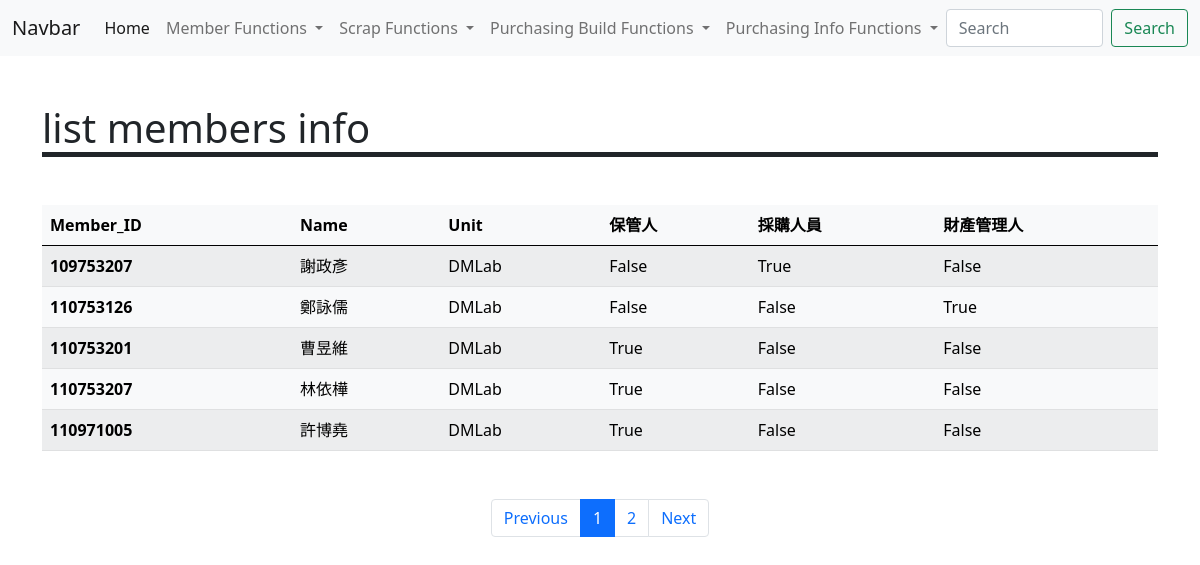
The app's page /member/info with its own data.
### tables this page shows
CREATE TABLE "Occupation" ( 
	"Member_ID" [nchar](10) NOT NULL,
	"Occupation" [nvarchar](50) NOT NULL,
	PRIMARY KEY("Member_ID", "Occupation"),
	CONSTRAINT OccuMemFK
		FOREIGN KEY ("Member_ID") REFERENCES Member(Member_ID)
			ON DELETE Cascade ON UPDATE Cascade
);

CREATE TABLE "Member"(
	"Member_ID" [nchar](10) NOT NULL,
	"Name" [nvarchar](50) NULL,
	"Unit" [nvarchar](50) NULL,
	PRIMARY KEY("Member_ID")
);

### view/member_register.py (the view)
@member_app.route('/info')
def member_info_show():
    page = int(request.args.get('page') if request.args.get('page') else 1)
    each_page = 5
    connection  = engine.connect() # connection 要放在view function中，否則會出現thread error
    query = db.select(func.count()).select_from(table_members)
    proxy = connection.execute(query)
    total_pages = math.ceil(proxy.fetchall()[0][0]/each_page) # [0][0] => inorder to get the value
    sq = db.select(table_members).limit(each_page).offset((page-1)*each_page).subquery()
    query = db.select(sq, table_occupation.c.Occupation).select_from(sq.outerjoin(table_occupation))
    proxy = connection.execute(query)
    sql_results = proxy.fetchall()
    tmp_df = pd.DataFrame(sql_results, columns=["Member_ID", 'Name', "Unit", "Occupation"])
    concat_df = pd.concat([tmp_df.drop(["Occupation"], axis=1), pd.get_dummies(tmp_df["Occupation"])], axis=1).groupby(["Member_ID", "Name", "Unit"]).sum().astype('bool').reset_index()
    results = concat_df.to_dict(orient="records")
    connection.close()
    return render_template('member_info.html',
                           page_header="list members info",
                           total_pages=total_pages,
                           outputs=results,
                           page=page)

### view/member_register.py (called while the page is built)
@event.listens_for(Engine, "connect")
def set_sqlite_pragma(dbapi_connection, connection_record):
    cursor = dbapi_connection.cursor()
    cursor.execute("PRAGMA foreign_keys=ON")
    cursor.close()

### view/purchase_build.py (called while the page is built)
@event.listens_for(Engine, "connect")
def set_sqlite_pragma(dbapi_connection, connection_record):
    cursor = dbapi_connection.cursor()
    cursor.execute("PRAGMA foreign_keys=ON")
    cursor.close()

### view/purchase_info.py (called while the page is built)
@event.listens_for(Engine, "connect")
def set_sqlite_pragma(dbapi_connection, connection_record):
    cursor = dbapi_connection.cursor()
    cursor.execute("PRAGMA foreign_keys=ON")
    cursor.close()

### templates/member_info.html (shortened to what this page needs)
{% extends "parts/base.html" %}
{% block page_content %}
{{ super() }}
<table class="table table-light table-striped table-hover mt-5">
    <thead>
      <tr>
        {% for key in outputs[0] %}
        <th scope="col">{{ key }}</th>
        {% endfor %}
      </tr>
    </thead>
    <tbody>
        {% for col in outputs %}
        <tr>
            {% for k in col %}
                {% if k=='Member_ID' %}
                    <th scope="row">{{ col[k] }}</th>
                {% else %}
                    <td>{{ col[k] }}</td>
                {% endif %}
            {% endfor %}
          </tr>
        {% endfor %}
    </tbody>
  </table>
<ul class="pagination  justify-content-center mt-5">
    <li class="page-item"><a class="page-link" href="/member/info?page={{ page-1 }}">Previous</a></li>
    {% for p in range(1,total_pages+1 ) %}
    <li class="page-item {{'active' if p==page else ''}}"><a class="page-link" href="/member/info?page={{p}}">{{ p }}</a></li>
    {% endfor %}
    <li class="page-item"><a class="page-link" href="/member/info?page={{ page+1 }}">Next</a></li>
</ul>
{% endblock page_content %}

### records on screen
Occupation: Occupation "保管人", Occupation "False", Occupation "True"
Occupation: Occupation "採購人員", Member_ID "109753207", Name "謝政彥" "DMLab", Occupation "True", Occupation "False"
Occupation: Occupation "財產管理人", Occupation "False", Occupation "True"
Member: Member_ID "110753126", Name "鄭詠儒"
Member: Unit "DMLab" "DMLab" "DMLab" "DMLab"
Member: Member_ID "110753201", Name "曹昱維"
Member: Member_ID "110753207", Name "林依樺"
Member: Member_ID "110971005", Name "許博堯"

### other values on screen
{{ page_header }} "list members info"
{{ key }} "Member_ID" "Name" "Unit"
{{ p }} "1" "2"
